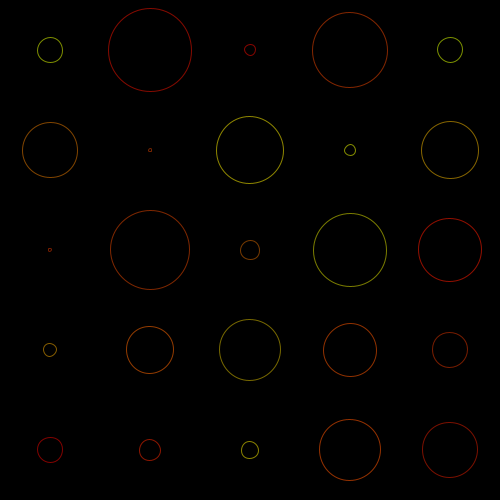
Frame 1 (no input)
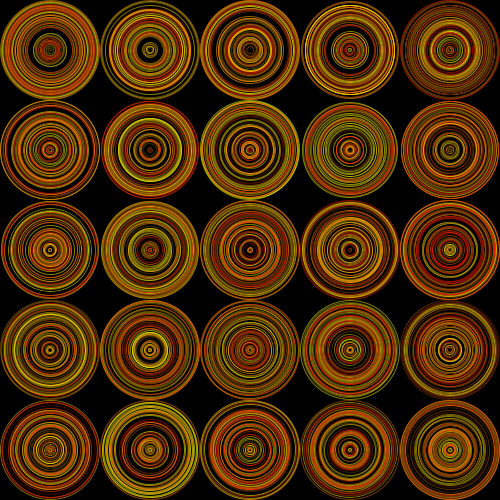
Frame 60 (the mouse pressed at the canvas centre just before this capture)
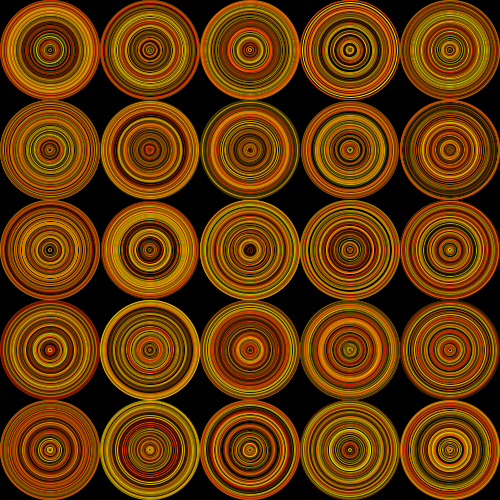
Frame 120 (the mouse held since frame 60 and released just before this capture)

The Processing sketch that drew these frames (run headless with seeded random() and noise(); from frame 60 on, the mouse is pressed at the canvas centre):

// Processing sketch: processing_2087
// ── processing_2087.pde

// Cibles (targets) : fun coding with my son Gabriel

void setup(){
  smooth();
  background(0); 
  noStroke();
  size(500,500);
  noFill();
  frameRate(100);
}

void draw(){
  for(int a=0;a<5;a++){
    for(int b=0;b<5;b++){ 
      stroke(0,100);
      float glapu = random(2,100);
      ellipse(a*100+50 ,b*100+50 ,glapu,glapu);
      stroke(random(200,255),random(255),0, 150);
      glapu = random(2,100);
      ellipse(a*100+50 ,b*100+50 ,glapu,glapu);
    }
  }
}
